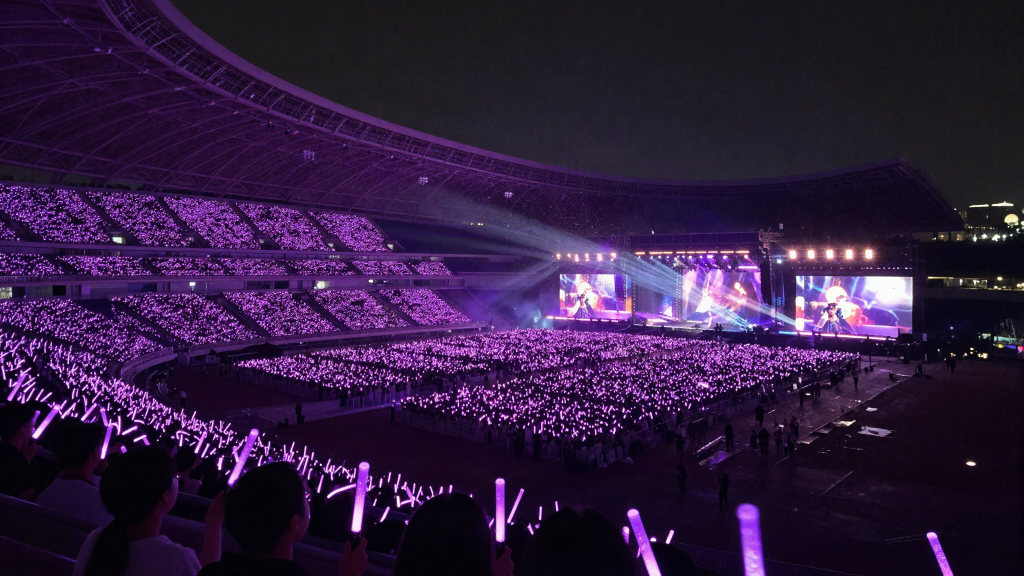
#> input picture assets-src/concert.png, 2048 x 1152 px (shown at 1/2 size); its folder holds only this picture in this run
$ python otimizar_imagens.py
#> lines starting #> are read from the running program, lines starting #| are printed output that depends on the picture
"""Converte as imagens geradas pela Higgsfield (assets-src/*.png) em WebP para o site.

- public/img/<nome>.webp  (lado maior 1600 px nas cenas 16:9 e 4:3, 900 px nas quadradas)
- tools/contato.jpg       (folha de contato para revisar tudo de uma vez)

Uso: uv run --with pillow python tools/otimizar_imagens.py
"""
from pathlib import Path

from PIL import Image

RAIZ = Path(__file__).resolve().parent.parent
ORIGEM = RAIZ / "assets-src"
DESTINO = RAIZ / "public" / "img"


def main() -> None:
    DESTINO.mkdir(parents=True, exist_ok=True)
    miniaturas = []
    for png in sorted(ORIGEM.glob("*.png")):
        im = Image.open(png).convert("RGB")
#> im is the input picture: PIL image 2048x1152 RGB; mean R, G, B 48.3, 27.6, 62.5
        lado = 900 if im.width == im.height else 1600
#> lado = 1600
        im.thumbnail((lado, lado), Image.LANCZOS)
#> im: PIL image 1600x900 RGB
        saida = DESTINO / f"{png.stem}.webp"
        im.save(saida, "WEBP", quality=80, method=6)
        print(f"{png.name:22} -> {saida.name:22} {im.width}x{im.height} {saida.stat().st_size // 1024} KB")
#| concert.png            -> concert.webp           1600x900 173 KB
        mini = im.copy()
        mini.thumbnail((300, 300))
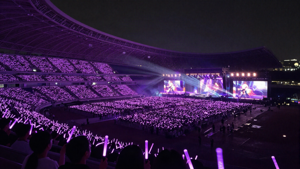
#> mini: PIL image 300x169 RGB; mean R, G, B 48.4, 27.7, 62.6
        miniaturas.append(mini)

    if miniaturas:
        col = 5
        lin = (len(miniaturas) + col - 1) // col
#> lin = 1
        folha = Image.new("RGB", (col * 300, lin * 300), "white")
#> folha: PIL image 1500x300 RGB; every value is 255
        for i, m in enumerate(miniaturas):
            folha.paste(m, ((i % col) * 300, (i // col) * 300))
#> this loop made 1 pass
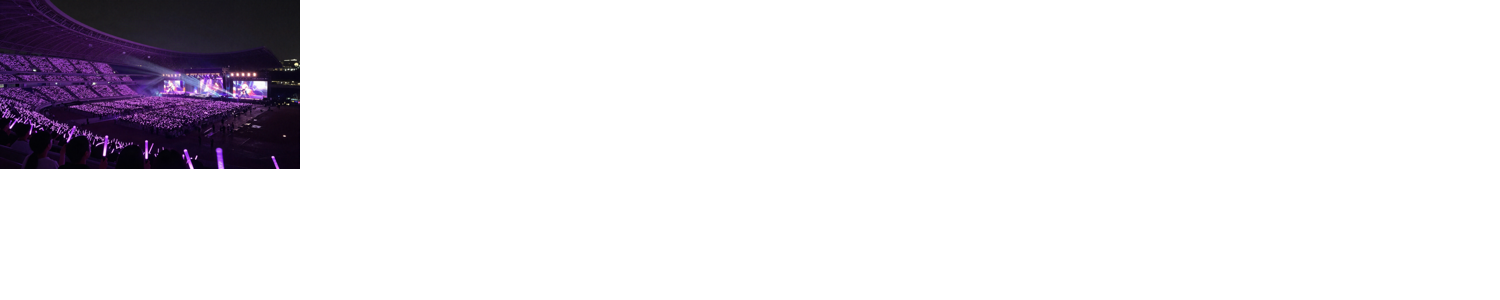
#> folha: PIL image 1500x300 RGB; mean R, G, B 231.7, 229.4, 233.3
        folha.save(RAIZ / "tools" / "contato.jpg", quality=80)


if __name__ == "__main__":
    main()
